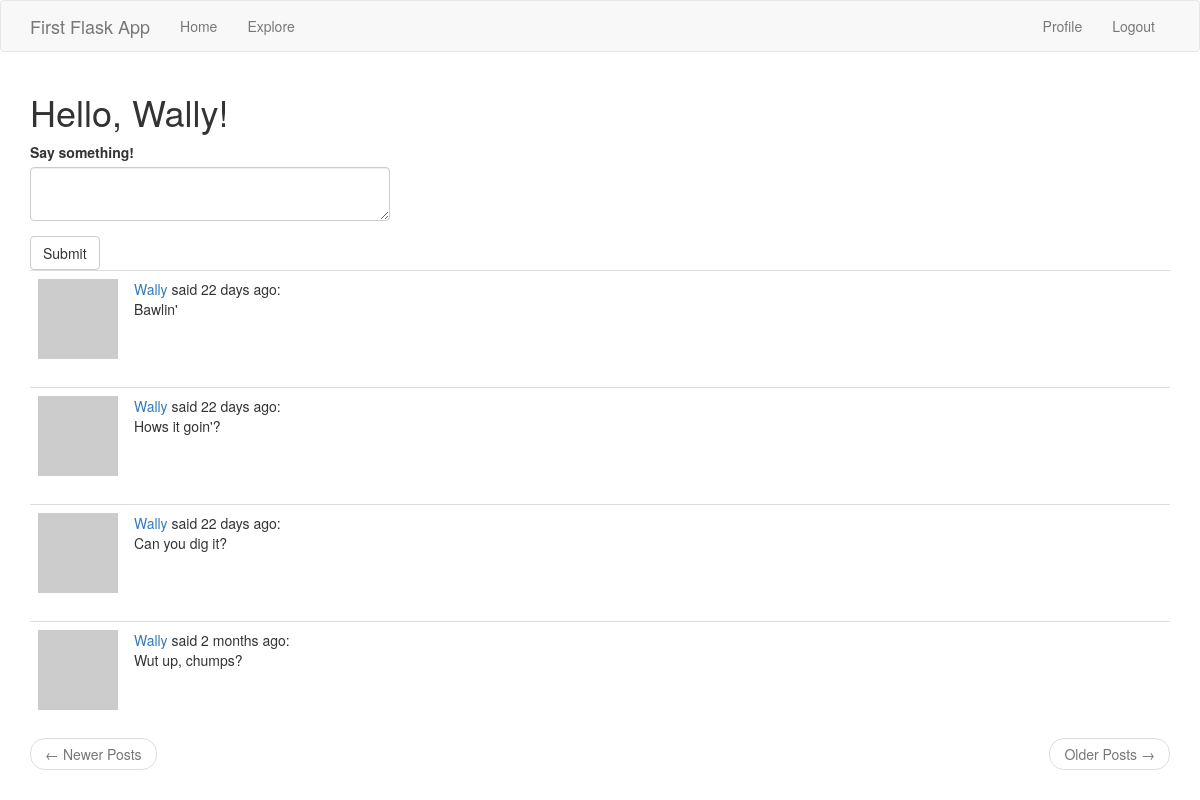
The app's page /index (signed in) with its own data.
### app/models.py (models this page shows, shortened)
class User(UserMixin, db.Model):
    id = db.Column(db.Integer, primary_key=True)
    username = db.Column(db.String(64), index=True, unique=True)
    email = db.Column(db.String(120), index=True, unique=True)
    password_hash = db.Column(db.String(128))
    about_me = db.Column(db.String(140))
    last_seen = db.Column(db.DateTime, default=datetime.utcnow)
    posts = db.relationship('Post', backref='author', lazy='dynamic')
    followed = db.relationship(
        'User',
        secondary=followers,
        primaryjoin = (followers.c.follower_id == id),
        secondaryjoin = (followers.c.followed_id == id),
        backref = db.backref('followers', lazy = 'dynamic'),
        lazy = 'dynamic'
    )
    def avatar(self, size):
        digest = md5(self.email.lower().encode('utf-8')).hexdigest()
        return 'https://www.gravatar.com/avatar/{}?d=identicon&s={}'\
            .format(digest, size)
    def followed_posts(self):
        followed_posts = Post.query.join(
            followers,
            followers.c.followed_id == Post.user_id
        ).filter(
            followers.c.follower_id == self.id
        )
        own_posts = Post.query.filter_by(user_id=self.id)
        return followed_posts.union(
            own_posts
            ).order_by(
                Post.timestamp.desc()
                )

class Post(db.Model):
    id = db.Column(db.Integer, primary_key=True)
    body = db.Column(db.String(140))
    timestamp = db.Column(db.DateTime, index=True, default=datetime.utcnow)
    user_id = db.Column(db.Integer, db.ForeignKey('user.id'))

### app/routes.py (the view)
@app.route('/', methods=['GET', 'POST'])
@app.route('/index', methods=['GET', 'POST'])
@login_required
def index():
    form = PostForm()
    if form.validate_on_submit():
        post = Post(body=form.post.data, author=current_user)
        db.session.add(post)
        db.session.commit()
        flash('Your post is now live!')
        return redirect(url_for('index'))
    page = request.args.get('page', 1, type=int)
    posts = current_user.followed_posts().paginate(
        page,
        app.config['POSTS_PER_PAGE'],
        False
        )
    next_url = url_for(
        'index',
        page=posts.next_num
    ) if posts.has_next else None
    prev_url = url_for(
        'index',
        page=posts.prev_num
    ) if posts.has_prev else None
    return render_template(
        'index.html',
        title='Home Page',
        form=form,
        posts=posts.items,
        prev_url=prev_url,
        next_url=next_url
        )

### app/forms.py
class PostForm(FlaskForm):
    post = TextAreaField(
        'Say something!',
        validators=[
            DataRequired(),
            Length(min=1, max=140)
        ]
        )
    submit = SubmitField('Submit')

### app/models.py (called while the page is built)
@login.user_loader
def load_user(id):
    return User.query.get(int(id))

### app/routes.py (called while the page is built)
@app.before_request
def before_request():
    if current_user.is_authenticated:
        current_user.last_seen = datetime.utcnow()
        db.session.commit()

### app/templates/index.html
{% extends "base.html" %}
{% import "bootstrap/wtf.html" as wtf %}
{% block app_content %}
    <h1>Hello, {{ current_user.username }}!</h1>
    {% if form %}
    <div class="row">
        <div class="col-md-4">
            {{ wtf.quick_form(form) }}
        </div>
    </div>
    {% endif %}
    {% for post in posts %}
        {% include '_post.html' %}
    {% endfor %}
    <nav aria-label="...">
        <ul class="pager">
            <li class="previous {% if not prev_url %}disabled{% endif %}">
                <a href="{{ prev_url or '#' }}">
                    <span>&larr;</span>
                    Newer Posts
                </a>
            </li>
            <li class="next {% if not next_url %}disabled{% endif %}">
                <a href="{{ next_url or '#' }}">
                    Older Posts
                    <span>&rarr;</span>
                </a>
            </li>
        </ul>
    </nav>
{% endblock %}

### app/templates/_post.html
<table class="table table-hover">
    <tr>
        <td width="70px">
            <a href="{{ url_for('user', username=post.author.username) }}">
                <img src="{{ post.author.avatar(70) }}">
            </a>
        </td>
        <td>
            <a href="{{ url_for('user', username=post.author.username) }}">
                {{ post.author.username }}
            </a>
            said {{ moment(post.timestamp).fromNow() }}:<br>{{ post.body }}
        </td>
    </tr>
</table>

### records on screen
User: username "Wally"
Post: author.username "Wally", timestamp "22 days ago", body "Bawlin'"
Post: author.username "Wally", timestamp "22 days ago", body "Hows it goin'?"
Post: author.username "Wally", timestamp "22 days ago", body "Can you dig it?"
Post: author.username "Wally", timestamp "2 months ago", body "Wut up, chumps?"
